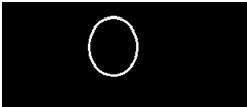
#> input picture Fourier/fr.jpg, 247 x 107 px, found by its file name
$ python practice.py
#> lines starting #> are read from the running program, lines starting #| are printed output that depends on the picture
# -*- coding: utf-8 -*-
"""
Created on Tue May 24 19:48:23 2022

@author: Asus
"""

import cv2 as cv
import numpy as np
import matplotlib.pyplot as plt
import math

path = "C:/Users/Asus/imagelab/Image-Processing-and-Computer-Vision-Lab/Fourier/fr.jpg"

img = cv.imread(path)
#> img is the input picture: shape (107, 247, 3); min 0, max 255, mean 11.1

img = cv.cvtColor(img,cv.COLOR_BGR2GRAY)
#> img: shape (107, 247)

plt.imshow(img,'gray')

plt.show()

# fourier transform

f = np.fft.fft2(img)

m1 = np.abs(f)
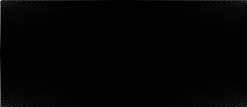
#> m1: shape (107, 247) float64; min 3.41, max 294081, mean 2957.9; drawn with min black and max white

plt.imshow(m1,'gray')

plt.show()

shift = np.fft.fftshift(f)

m2 = np.abs(shift)
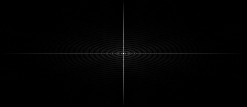
#> m2: shape (107, 247) float64; min 3.41, max 294081, mean 2957.9; drawn with min black and max white

plt.imshow(m2,'gray')

plt.show()

vis = np.log(shift)

m3 = np.abs(vis)
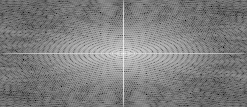
#> m3: shape (107, 247) float64; min 2.23, max 12.59, mean 7.4; drawn with min black and max white

plt.imshow(m3,'gray')

plt.show()

# inverse fourier transform

op = np.real(np.fft.ifft2(f))

plt.imshow(op,'gray')

plt.show()
